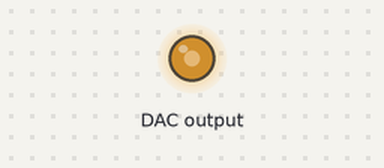
Recording of a sketch running on a simulated Arduino Uno, built with avr-gcc and run on an emulated ATmega328P. Shown: output pins drawn as LEDs (lit = HIGH). Wiring (inferred from the names in the program): MCP4725 DAC at I2C address 0x60; MCP4725 DAC at I2C address 0x61.

Above: at 0.17 s.
At 4.25 s:
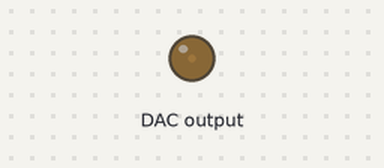
Timing chart, 0 to 4.5 s (numbered marks = the images above):
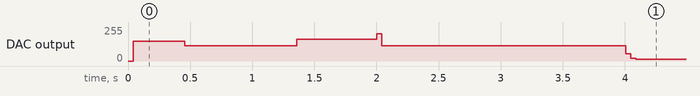

Measured:
- by itself, DAC output: 0/255 → 150/255 at 0.04 s, → 116/255 0.41 s later, → 165/255 0.90 s later, → 114/255 0.64 s later, … (5 changes in this stretch)

The sketch:

tennis42.ino
```cpp
#include "display.h"
#include "mathutils.h"

Display display;

Vec2f ballPos;
Vec2f ballSpeed;
float gravity;
unsigned long lastTime;

/**
 *
 */
void setup()
{
  Serial.begin(115200);
  Wire.begin();

  ballPos.set(0., 1.);
  ballSpeed.set(1., 0.);
  gravity = -9.8;
  lastTime = millis();
}

void updatePhysics()
{
  unsigned long now = millis();
  float delta_t = (now - lastTime) / 1000.;
  lastTime = now;

  // Update ball position
  ballPos.x += ballSpeed.x * delta_t;
  ballPos.y += ballSpeed.y * delta_t;
  if ( ballSpeed.y < 0. && ballPos.y <= 0. ) {
    // Ground reached. Bounce!
    ballSpeed.y = -ballSpeed.y;
  }
  if ( ballSpeed.x > 0 && ballPos.x >= 1.0 ) {
    ballSpeed.x = -ballSpeed.x;
  }
  else if ( ballSpeed.x < 0 && ballPos.x <= 0.0 ) {
    ballSpeed.x = -ballSpeed.x;
  }
  ballSpeed.y += gravity * delta_t;
  // Draw ball in screen space
  display.setNormalizedPosition(ballPos.x, ballPos.y);
}

/**
 *
 */
void loop()
{
  updatePhysics();
}
```

dac.h
```cpp
#pragma once
#include <Wire.h> //Include the Wire library to talk I2C

#define MCP4725_CMD_WRITEDAC 0x40    ///< Writes data to the DAC
#define MCP4725_CMD_WRITEDACEEPROM 0x60 ///< Writes data to the DAC and the EEPROM (persisting the assigned value after reset)

/**
 *  Wire should be initialized to use this class (just call Wire.begin() in setup() function)
 */
class DAC {

public:

  DAC(int addr) :
    _addr(addr)
  {}

  setValue(int val)
  {
    Wire.beginTransmission(_addr);
    Wire.write(MCP4725_CMD_WRITEDAC); // cmd to update the DAC
    Wire.write(val >> 4);        // the 8 most significant bits...
    Wire.write((val & 15) << 4); // the 4 least significant bits...
    Wire.endTransmission();
  }

private:
  int _addr;
};
```

display.h
```cpp
#pragma once
#include "dac.h"
#include "pinout.h"
#include "mathutils.h"

class Display {
public:

  Display() :
    _dacX(MCP4725_ADDR1),
    _dacY(MCP4725_ADDR2)
  {
    _screenSize.set(4095, 4095); // Set screen size to DAC resolution (12-bit = 0-4095)
  }

  void setNormalizedPosition(float x, float y)
  {
    setPosition(CLAMP(x)*_screenSize.x, CLAMP(y)*_screenSize.y);
  }

private:

  DAC _dacX;
  DAC _dacY;

  Vec2i _screenSize;

  setPosition(int x, int y)
  {
    _dacX.setValue(x);
    _dacY.setValue(y);
  }

};
```

mathutils.h
```cpp
#pragma once

#define CLAMP(v) ((v>1.0)?1.0:((v<.0)?0:v))

struct Vec2i {
  int x;
  int y;
  void set(int x_, int y_)
  {
    x = x_;
    y = y_;
  }
};

struct Vec2f {
  float x;
  float y;
  void set(float x_, float y_)
  {
    x = x_;
    y = y_;
  }
};
```

pinout.h
```cpp
#pragma once

#define PLAYER1_POT A0
#define PLAYER1_BUTTON 7
#define PLAYER2_POT A1
#define PLAYER2_BUTTON 8

// WARNING: DACs are using I2C bus: Arduino Uno pins A4 and A5

//This is the I2C Address of the MCP4725, by default (A0 pulled to GND).
//Please note that this breakout is for the MCP4725A0.
//For devices with A0 pulled HIGH, use 0x61
#define MCP4725_ADDR1 0x60
#define MCP4725_ADDR2 0x61
```
